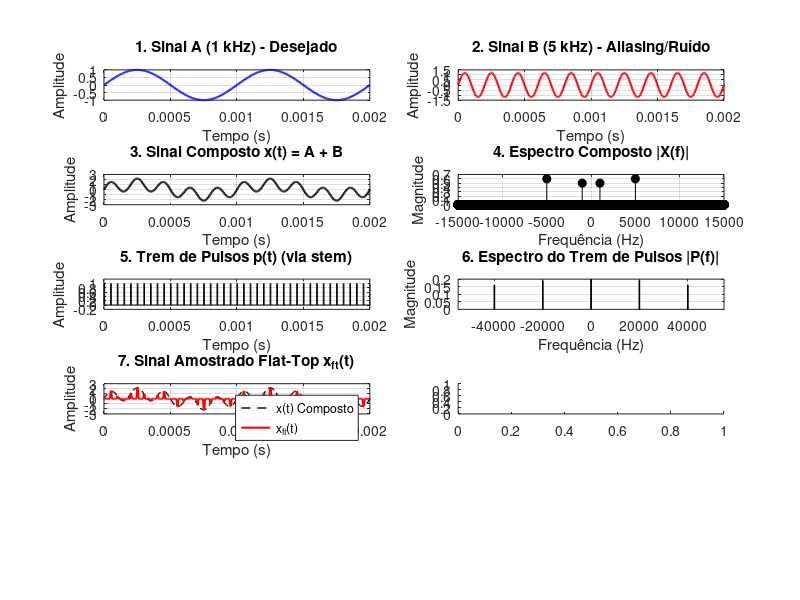

Recreate this plot in MATLAB. (Note: this script raises an error after producing the figure.)
clear;
clc;
close all;
pkg load signal; % Remova ou comente esta linha se estiver usando MATLAB

%% 1. PARÂMETROS DO SINAL E DA SIMULAÇÃO
f1 = 1e3;                   % Senoide 1 (1 kHz) - Sinal Desejado
f2 = 5e3;                   % Senoide 2 (5 kHz) - Sinal Indesejado (Ruído/Aliasing)
A1 = 1.0;                   % Amplitude da senoide 1
A2 = 1.2;                   % Amplitude da senoide 2

fAnalog = 2e5;              % Frequência analógica simulada (200 kHz)
Ta = 1/fAnalog;             % Período de amostragem analógico
tempoTotal = 1;             % Tempo total de simulação (1s)
t = 0:Ta:tempoTotal-Ta;     % Vetor de tempo "contínuo"
nPAnalog = length(t);       % Número total de pontos analógicos

fs = 20e3;                  % Frequência de amostragem ajustada (20 kHz)
Ts = 1/fs;                  % Período de amostragem

% Sinais Individuais e Composto
sinalA = A1*sin(2*pi*f1*t);
sinalB = A2*sin(2*pi*f2*t);
sinalComposto = sinalA + sinalB;

%% 2. GERAÇÃO DOS SINAIS DE AMOSTRAGEM
kPasso = round(Ts/Ta);
d = 0.2 * Ts;               % Largura do pulso de retenção (20% de Ts)
numPontosPulso = round(d/Ta);

% Trem de Pulsos Retangulares (Amostrador Prático)
tremPulsos = zeros(1, nPAnalog);
for i = 0 : floor(nPAnalog/kPasso) - 1
    idx = i*kPasso + 1;
    if idx <= nPAnalog
        idx_fim = min(idx + numPontosPulso - 1, nPAnalog);
        tremPulsos(idx:idx_fim) = 1;
    end
end

%% 3. AMOSTRAGEM FLAT-TOP (SAMPLE & HOLD)
sinalFlatTop = sinalComposto .* tremPulsos

%% 4. ANÁLISE ESPECTRAL (FFT)
f = (-nPAnalog/2 : nPAnalog/2 - 1) * (fAnalog / nPAnalog);

sinalCompostoFFT = fftshift(fft(sinalComposto)) / nPAnalog;
tremPulsosFFT = fftshift(fft(tremPulsos)) / nPAnalog;
sinalFlatTopFFT = conv(sinalCompostoFFT,tremPulsosFFT);

% Envoltória Teórica H(f) = (d/Ts) * sinc(f * d) do Efeito de Abertura
H_teorico = (d/Ts) * sinc(f * d);

%% 5. FILTRAGEM (RECONSTRUÇÃO) COM FILTRO BUTTERWORTH E COMPENSAÇÃO DE GANHO
fCorte = 3e3;                         % Frequência de corte (3 kHz) - Bloqueia os 5 kHz
fNyquistAnalog = fAnalog / 2;
ordemButter = 8;                      % Ordem do filtro

[b, a] = butter(ordemButter, fCorte/fNyquistAnalog, 'low');

% Aplica o filtro Butterworth bidirecional (fase zero)
sinalFiltrado = filtfilt(b, a, sinalFlatTop);

% Compensação de Amplitude:
% Como a largura do pulso é apenas 20% do período (d = 0.2*Ts),
% a energia do sinal cai proporcionalmente. Multiplicamos por (Ts/d) para recuperar a escala real.
ganhoReconstrucao = Ts / d;
sinalFiltradoCompensado = sinalFiltrado * ganhoReconstrucao;

%% 6. VISUALIZAÇÃO DOS RESULTADOS (Grid 5x2)
figure('Name', 'Análise Completa: Sinais e Amostragem', 'Position', [50, 50, 1600, 1000]);

% --- LINHA 1: SINAL A e SINAL B ---
subplot(5, 2, 1);
plot(t, sinalA, 'b', 'LineWidth', 1.5); grid on;
xlabel('Tempo (s)'); ylabel('Amplitude'); title('1. Sinal A (1 kHz) - Desejado');
xlim([0 0.002]);

subplot(5, 2, 2);
plot(t, sinalB, 'r', 'LineWidth', 1.5); grid on;
xlabel('Tempo (s)'); ylabel('Amplitude'); title('2. Sinal B (5 kHz) - Aliasing/Ruído');
xlim([0 0.002]);

% --- LINHA 2: SINAL COMPOSTO E ESPECTRO ---
subplot(5, 2, 3);
plot(t, sinalComposto, 'k', 'LineWidth', 1.5); grid on;
xlabel('Tempo (s)'); ylabel('Amplitude'); title('3. Sinal Composto x(t) = A + B');
xlim([0 0.002]);

subplot(5, 2, 4);
stem(f, abs(sinalCompostoFFT), 'k', 'filled'); grid on;
xlabel('Frequência (Hz)'); ylabel('Magnitude'); title('4. Espectro Composto |X(f)|');
xlim([-15000 15000]);

% --- LINHA 3: TREM DE PULSOS ---
subplot(5, 2, 5);
stem(t, tremPulsos, 'k', 'Marker', 'none'); grid on;
xlabel('Tempo (s)'); ylabel('Amplitude'); title('5. Trem de Pulsos p(t) (via stem)');
xlim([0 0.002]); ylim([-0.2 1.2]);

subplot(5, 2, 6);
plot(f, abs(tremPulsosFFT), 'k', 'LineWidth', 1); grid on;
xlabel('Frequência (Hz)'); ylabel('Magnitude'); title('6. Espectro do Trem de Pulsos |P(f)|');
xlim([-55000 55000]);

% --- LINHA 4: SINAL AMOSTRADO FLAT-TOP ---
subplot(5, 2, 7);
plot(t, sinalComposto, 'k--', 'LineWidth', 1); hold on;
plot(t, sinalFlatTop, 'r', 'LineWidth', 1.5); grid on;
xlabel('Tempo (s)'); ylabel('Amplitude'); title('7. Sinal Amostrado Flat-Top x_{ft}(t)');
legend('x(t) Composto', 'x_{ft}(t)', 'Location', 'best');
xlim([0 0.002]);

subplot(5, 2, 8);
stem(f, abs(sinalFlatTopFFT), 'r', 'filled'); hold on;
plot(f, abs(H_teorico * max(abs(sinalCompostoFFT))), 'k--', 'LineWidth', 1.5); grid on;
xlabel('Frequência (Hz)'); ylabel('Magnitude'); title('8. Espectro Flat-Top |X_{ft}(f)| e Sinc');
legend('Espectro', 'Envoltória Sinc', 'Location', 'best');
xlim([-55000 55000]);

% --- LINHA 5: RECONSTRUÇÃO E COMPARAÇÃO IDEAL ---
subplot(5, 2, 9);
plot(t, sinalA, 'b--', 'LineWidth', 1.5); hold on;
plot(t, sinalFiltradoCompensado, 'g', 'LineWidth', 1.5); grid on;
xlabel('Tempo (s)'); ylabel('Amplitude'); title('9. Sinal Reconstruído vs Sinal A Desejado');
legend('Sinal A (1 kHz)', 'Reconstruído', 'Location', 'best');
xlim([0 0.002]);
